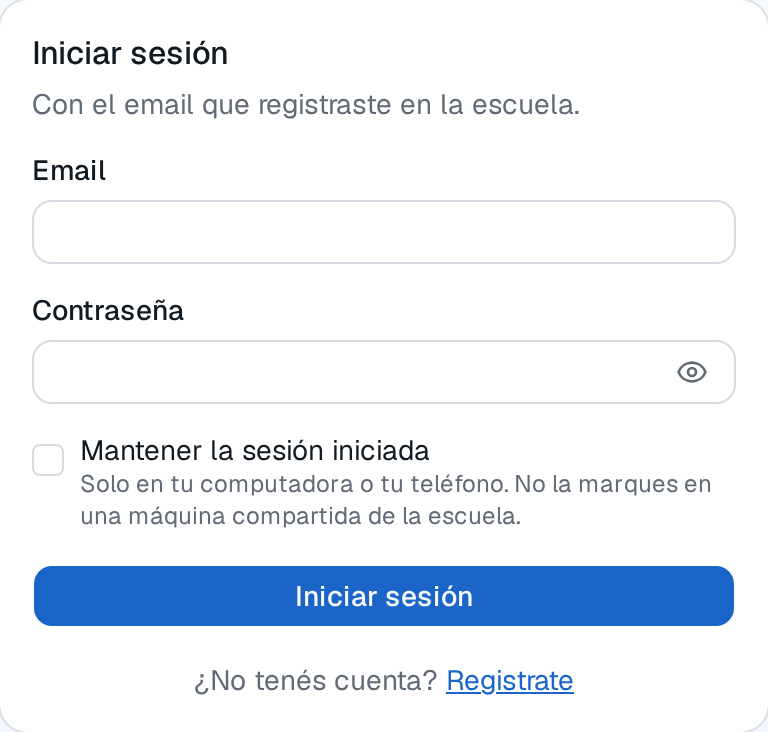
#> input picture docs/guias/imagenes/docente-01-entrar.png, 768 x 732 px
$ python -i preparar-imagenes.py   (imports and definitions only)
#> lines starting #> are read from the running program, lines starting #| are printed output that depends on the picture
#> further down, picture is the input picture: PIL image 768x732 RGB; mean R, G, B 232.9, 238.6, 246.2
import sys, os
from PIL import Image, ImageOps

# --estricto: faltar un origen es un ERROR y no un aviso.
#
# Sin esto, un script de captura que falló dejaba un "✗ falta" en el log, la
# imagen vieja intacta en imagenes/ y el proceso terminando en 0. Así estuvieron
# rotas cuatro capturas durante semanas: nada distinguía una corrida completa de
# una a la que le faltó media pantalla. En una corrida PARCIAL —regenerar sólo
# lo que cambió, que es lo normal a mano— faltar es lo esperado y sigue siendo
# un aviso; en una corrida completa, es lo que tiene que frenar todo.
ESTRICTO = "--estricto" in sys.argv
args = [a for a in sys.argv[1:] if not a.startswith("--")]
# [1 line that did not run here, left out]

# nombre_de_origen -> nombre_publicado
MAPA = {
    # docentes
    "form-login": "docente-01-entrar",
    "form-registro": "docente-02-crear-cuenta",
    "form-registro-donde": "docente-02b-donde-vas-a-estar",
    "form-recuperar": "docente-03-olvide-contrasena",
    "marca-inicio-docente-marcada": "docente-04-pantalla-de-inicio",
    "marca-nueva-reserva-marcada": "docente-05-nueva-reserva",
    "paso-03-reserva-semanal": "docente-06-reserva-semanal",
    "marca-mis-reservas-marcada": "docente-07-mis-reservas",
    "paso-04-cancelar-reserva": "docente-08-cancelar",
    "paso-05-cambiar-computadora": "docente-09-cambiar-computadora",
    "paso-08b-computadoras-desplegado": "docente-10-computadoras",
    "paso-09-avisar-falla": "docente-11-avisar-falla",
    "doc-05-notificaciones": "docente-12-avisos",
    "paso-06-conversacion": "docente-13-conversacion",
    "paso-07-copias-por-correo": "docente-14-copias-por-correo",
    "paso-10-perfil": "docente-15-perfil",
    "doc-08-cambiar-password": "docente-16-cambiar-contrasena",
    "doc-09-horario-admins": "docente-17-horario-admins",
    "mov-01-inicio": "docente-18-telefono",
    # admins
    "marca-inicio-admin-marcada": "admin-01-mostrador",
    "paso-21-menu-administracion": "admin-02-menu",
    "adm2-aprobacion": "admin-03-aprobacion",
    "adm2-academico": "admin-04-academico",
    "adm-04-usuarios": "admin-05-usuarios",
    "adm2-equipos": "admin-06-inventario",
    "adm-06-entregas": "admin-07-entregas",
    "adm2-entregar-sin-reserva": "admin-08-entregar-sin-reserva",
    "adm2-licencias": "admin-09-licencias",
    "adm2-cargar-licencia": "admin-10-cargar-licencia",
    "adm2-bloquear": "admin-11-bloquear",
    "adm-09-jornada": "admin-12-jornada",
    # La jornada: el asistente del primer arranque y la confirmación de lo que
    # se cancela al achicarla (capturar-jornada.mjs).
    "adm-18-jornada-impacto": "admin-12b-jornada-impacto",
    "adm-16-primera-jornada": "admin-12c-primera-jornada",
    "adm2-pedidos": "admin-13-pedidos-de-materia",
    "paso-22-soporte-admin": "admin-14-soporte",
    "paso-23-soporte-conversacion": "admin-15-soporte-conversacion",
    "adm2-reportes": "admin-16-reportes",
    "adm-13-disponibilidad": "admin-17-horarios-admin",
    "adm-12-notificaciones": "admin-18-avisos",
    # Las de los capítulos que se sumaron después (capturar-nuevas.mjs).
    "nue-cerrar-anio": "admin-19-cerrar-anio",
    "nue-calendario-equipo-admin": "admin-20-calendario-equipo",
    "nue-perfil-admin": "admin-21-perfil",
    "nue-calendario-equipo-docente": "docente-19-calendario-equipo",
    # Con qué cuenta se entra a cada equipo (capturar-cuentas.mjs).
    "form-cuentas-admin": "admin-22-cuentas-de-equipo",
    "form-cuenta-nueva": "admin-23-cuenta-nueva",
    "cue-03-cuentas-docente": "docente-20-como-entrar",
    "cue-04-cuentas-telefono": "docente-21-como-entrar-telefono",
    # Las dos que documentan lo que se sumó en la 1.21: las marcas de materia
    # preferente y el registro de auditoría.
    "adm2-preferencias": "admin-24-preferencias",
    "adm2-auditoria": "admin-25-auditoria",
}

def recortar_vacio(img, margen=40, pie=280):
    """Corta el vacío de abajo. Se saltean los últimos `pie` píxeles a
    propósito: ahí está el pie de la página web ("SGRC v1.11.0 — software
    libre…"), y si se lo cuenta como contenido, el hueco que queda entre lo
    que importa y ese pie viaja al PDF como media hoja en blanco."""
#> called with margen = 40, pie = 280
    gris = img.convert("L")
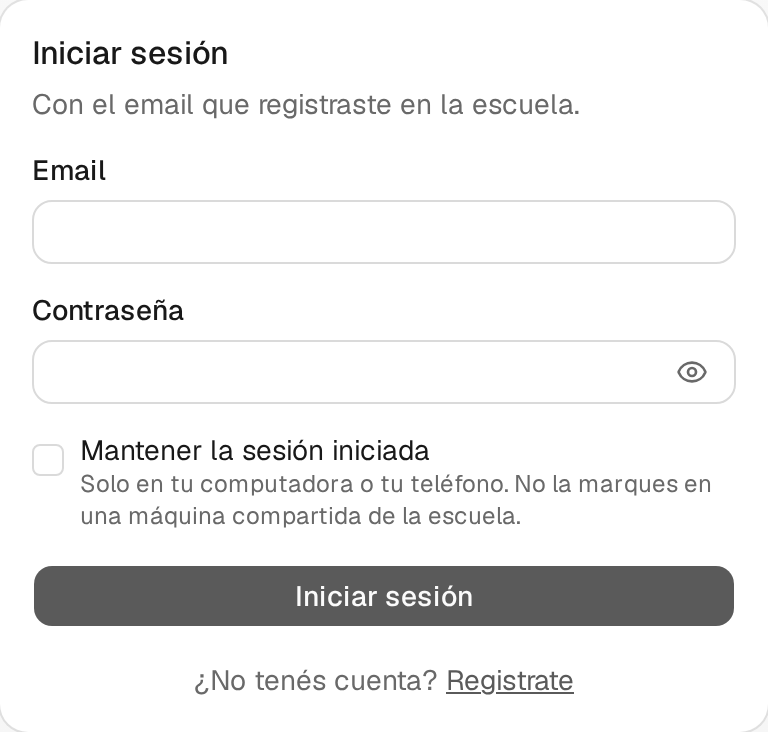
#> gris: PIL image 768x732 L; min 24, max 255, mean 237.7
    ancho, alto = gris.size
#> ancho = 768; alto = 732
    fondo = gris.getpixel((ancho // 2, alto - 5))
#> fondo = 255
    limite = max(1, alto - pie)
#> limite = 452
    fila_util = limite
#> fila_util = 452
    for y in range(limite - 1, -1, -1):
        fila = gris.crop((0, y, ancho, y + 1)).getextrema()
        if abs(fila[0] - fondo) > 12 or abs(fila[1] - fondo) > 12:
            fila_util = y
            break
#> this loop made 1 pass
#> fila on pass 1: (24, 255)
    return img.crop((0, 0, ancho, min(alto, fila_util + margen)))
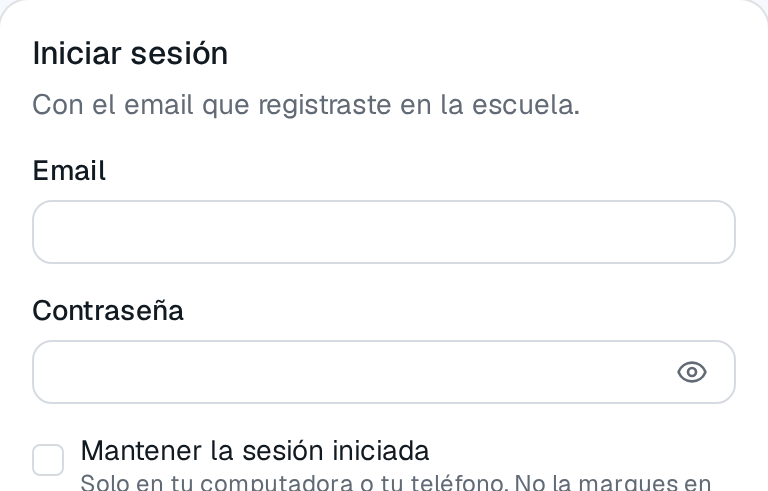
#> returned value: PIL image 768x491 RGB; mean R, G, B 248.7, 249, 249.4

faltantes = []

# [30 lines not run here, left out]

>>> from PIL import Image
>>> picture = Image.open('../imagenes/docente-01-entrar.png')
>>> result = recortar_vacio(picture)

$ run again, on docs/guias/imagenes/admin-01-mostrador.png
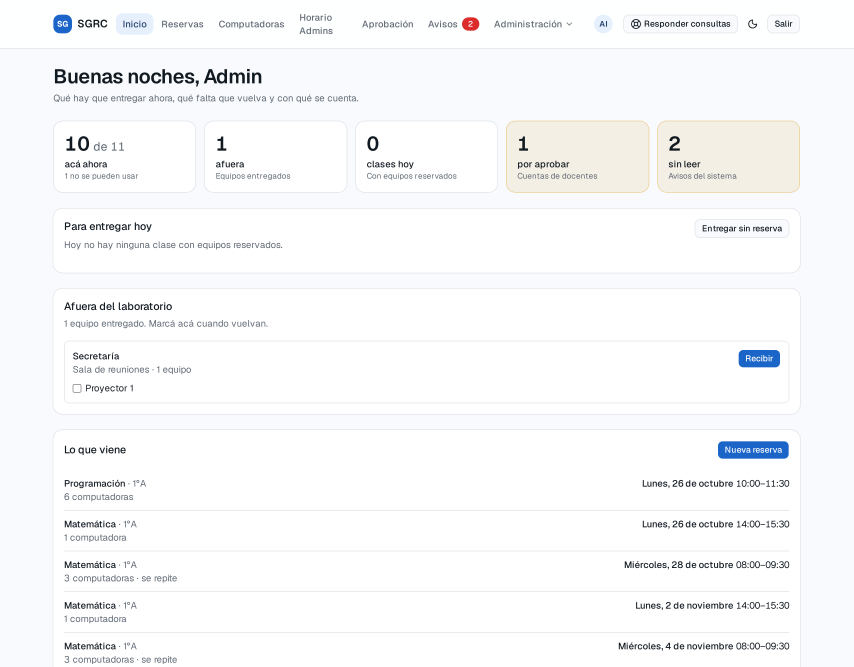
#> input picture docs/guias/imagenes/admin-01-mostrador.png, 2560 x 2000 px (shown at 1/3 size)
#> picture is the input picture: PIL image 2560x2000 RGB; mean R, G, B 247.8, 248.6, 249.6
#> fondo = 255
#> the loop in recortar_vacio, `for y in range(limite - 1, -1, -1):` made 1 pass
#> fila on pass 1: (226, 255)
#> in recortar_vacio, `return img.crop((0, 0, ancho, min(alto, fila_util + margen)))`:
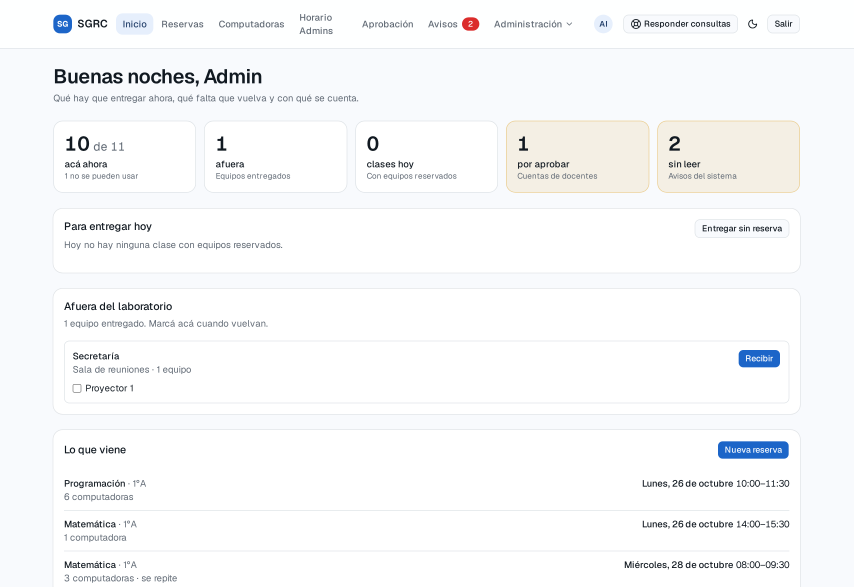
#> returned value: PIL image 2560x1759 RGB (shown at 1/3 size); mean R, G, B 247.6, 248.5, 249.5

$ run again, on docs/guias/imagenes/admin-03-aprobacion.png
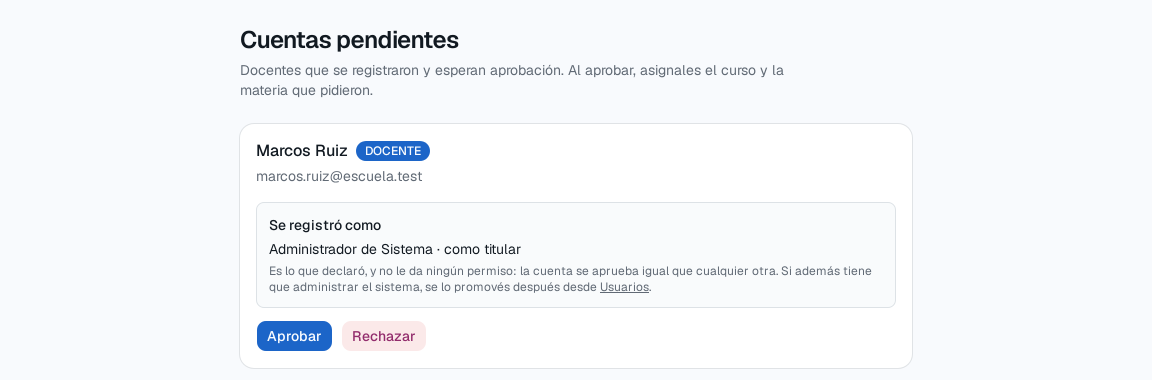
#> input picture docs/guias/imagenes/admin-03-aprobacion.png, 2304 x 760 px (shown at 1/2 size)
#> picture is the input picture: PIL image 2304x760 RGB; mean R, G, B 244.5, 246.6, 249.6
#> fondo = 250
#> the loop in recortar_vacio, `for y in range(limite - 1, -1, -1):` made 1 pass
#> fila on pass 1: (225, 255)
#> in recortar_vacio, `return img.crop((0, 0, ancho, min(alto, fila_util + margen)))`:
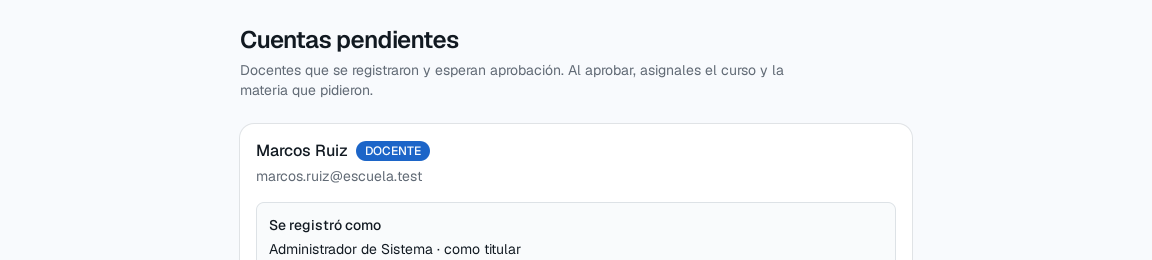
#> returned value: PIL image 2304x519 RGB (shown at 1/2 size); mean R, G, B 244.8, 246.9, 249.6
